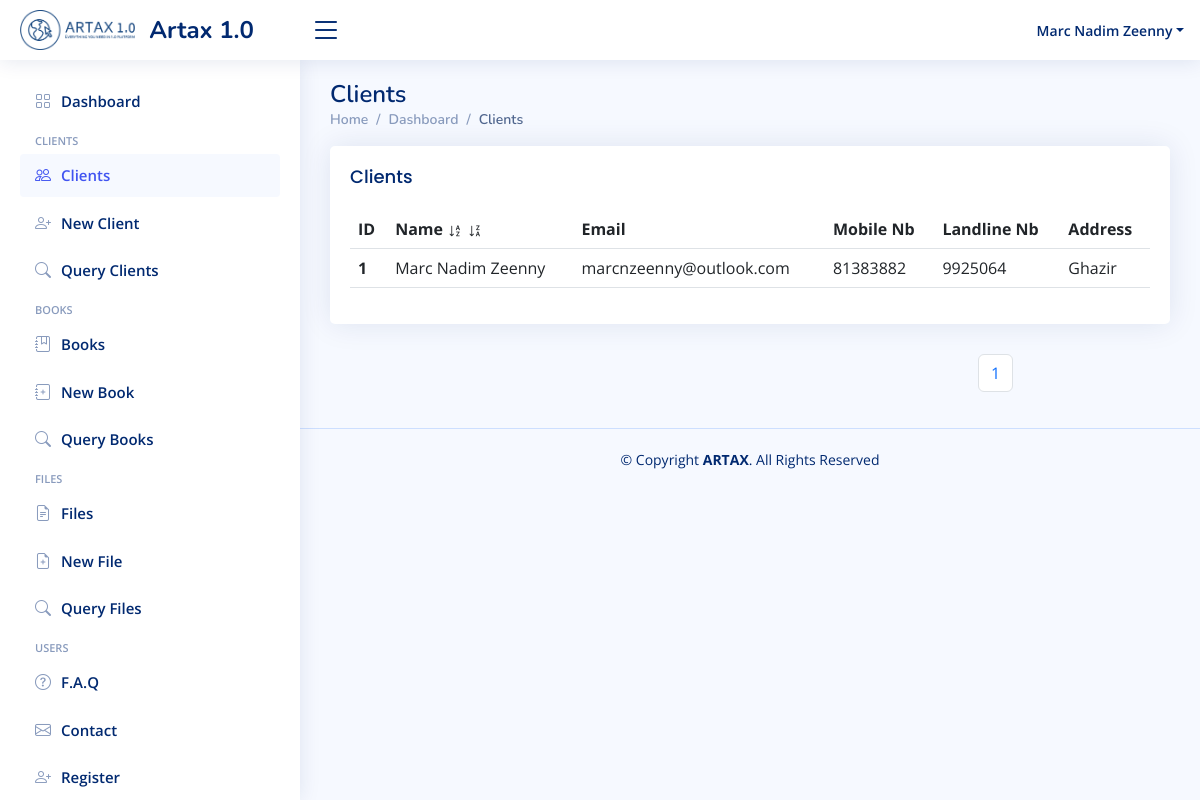
/clients/ (signed in), run on the app's committed database.
### artax/models.py (models this page shows, shortened)
class User(AbstractUser):
    email = models.EmailField(blank=True, unique=True)
    about = models.TextField()
    job = models.CharField(max_length=200)
    address = models.TextField()
    phone = models.CharField(max_length=100)
    date_of_registration = models.DateField(default=datetime.today)
    def get_full_name(self):
        return f"{self.first_name} {self.last_name}".strip()

class Client(models.Model):
    name = models.CharField(max_length=350, unique=True)
    person_in_charge = models.CharField(max_length=200, null=True)
    mobile_number = PhoneNumberField(null=True, region="LB")
    landline_number = PhoneNumberField(null=True, region="LB")
    address = models.TextField(null=True)
    web_address = models.URLField(null=True)
    date_of_registration = models.DateField(default=datetime.today)
    email = models.EmailField(null=True)

### artax/views.py (the view)
# urls.py: path("clients/", views.all_clients, name="all_clients"),
@login_required(login_url="login")
def all_clients(request):
    page_number = request.GET.get('page')
    clients = Client.objects.all()
    if request.GET.get("asc") == 'False':
        clients = clients[::-1]
    paginator = Paginator(clients, PER_PAGE)
    page_obj = paginator.get_page(page_number)
    return render(request, "artax/all-clients.html", {"page_obj": page_obj})

### artax/templatetags/custom_tags.py (called while the page is built)
@register.simple_tag(takes_context=True)
def nav_link(context, link, text, icon):
    if context['request'].resolver_match.view_name.endswith(link):
        nav_class = 'nav-item'
        link_class = 'nav-link'
    else:
        nav_class = 'nav-item collapsed'
        link_class = 'nav-link collapsed'
    url = context['request'].build_absolute_uri(reverse(link))
    return mark_safe(f"""<li class="{nav_class}"><a class="{link_class}" href="{url}"><i class="bi bi-{icon}"></i><span>{text}</span></a></li>""")

### artax/templates/artax/all-clients.html (shortened to what this page needs)
{% extends 'artax/layout.html' %}
{% block content %}
<main id="main" class="main">
    <div class="pagetitle">
      <h1>Clients</h1>
      <nav>
        <ol class="breadcrumb">
          <li class="breadcrumb-item"><a href="index.html">Home</a></li>
          <li class="breadcrumb-item">Dashboard</li>
          <li class="breadcrumb-item active">Clients</li>
        </ol>
      </nav>
    </div>
    <section class="section">
      <div class="row">
        <div class="col-lg-12">
          <div class="card">
            <div class="card-body">
              <h5 class="card-title">Clients</h5>
              <div class="table-responsive-sm table-responsive-md">
                <table class="table table-hover">
                <thead>
                  <tr>
                    <th scope="col">ID</th>
                    <th scope="col">Name <a type="button" class="btn btn-sm" style="padding: 0px 0px;" href="?order_by=title&asc=True"><i class="bi bi-sort-alpha-down"></i></a>
                    <a type="button" class="btn btn-sm" style="padding: 0px 0px;" href="?order_by=title&asc=False"><i class="bi bi-sort-alpha-down-alt"></i></a></th>
                    <th scope="col">Email</th>
                    <th scope="col">Mobile Nb</th>
                    <th scope="col">Landline Nb</th>
                    <th scope="col">Address</th>
                  </tr>
                </thead>
                <tbody>
                {% for client in page_obj %}
                  <tr class="clickable" onclick="window.location=''" style="cursor: pointer;">
                    <th scope="row">{{ client.id }}</th>
                    <td>{{client.name}}</td>
                    <td>{{ client.email }}</td>
                    <td>{{client.mobile_number}}</td>
                    <td>{{client.landline_number}}</td>
                    <td>{{client.address}}</td>
                  </tr>
                {% endfor %}
                </tbody>
              </table>
              </div>
            </div>
          </div>
        </div>
        <div class="col-lg-9"></div>
        <div class="col-lg-3">
            <nav aria-label="Page navigation example float-right">
                <ul class="pagination">
                  {% for num in page_obj.paginator.page_range %}
                    {% if page_obj.number == num %}
                      <li class="page-item"><a class="page-link">{{ num }}</a></li>
                    {% else %}
                      <li class="page-item"><a class="page-link" href="?page={{ num }}">{{ num }}</a></li>
                    {% endif %}
                  {% endfor %}
                </ul>
              </nav>
          </div>
      </div>
    </section>
  </main>
{% endblock %}

### artax/templates/artax/layout.html (shortened to what this page needs)
{% load custom_tags %}
{% load static %}
<html lang="en">
<head>
    {% block head %}
    <link href="{% static 'artax/vendor/bootstrap/css/bootstrap.min.css' %}" rel="stylesheet">
    <link href="{% static 'artax/vendor/bootstrap-icons/bootstrap-icons.css' %}" rel="stylesheet">
    <link href="{% static 'artax/vendor/boxicons/css/boxicons.min.css' %}" rel="stylesheet">
    <link href="{% static 'artax/vendor/quill/quill.snow.css'%}" rel="stylesheet">
    <link href="{% static 'artax/vendor/quill/quill.bubble.css'%}" rel="stylesheet">
    <link href="{% static 'artax/vendor/remixicon/remixicon.css'%}" rel="stylesheet">
    <link href="{% static 'artax/vendor/simple-datatables/style.css'%}" rel="stylesheet">
    <link href="{% static 'artax/css/style.css'%}" rel="stylesheet">
    {% endblock %}
</head>
<body>
{% block header %}
<header id="header" class="header fixed-top d-flex align-items-center">
    <div class="d-flex align-items-center justify-content-between">
        <a href="{% url 'index' %}" class="logo d-flex align-items-center" >
            <img src="{% static 'artax/img/png/logo.png' %}" style="height: 40px;" alt="">&nbsp;&nbsp;
            <span class="d-none d-lg-block">Artax 1.0</span>
        </a>
        <i class="bi bi-list toggle-sidebar-btn "></i>
    </div>
    <nav class="header-nav ms-auto">
        <ul class="d-flex align-items-center">
            {% if user.is_authenticated %}
            <li class="nav-item dropdown pe-3">
                <a class="nav-link nav-profile d-flex align-items-center pe-0" href="#" data-bs-toggle="dropdown">
                    <span class="d-none d-md-block dropdown-toggle ps-2">{{ user.get_full_name }}</span>
                </a>
            </li>
            {% else %}
            <li class="nav-item pe-4">
                <a class="nav-link nav-profile d-flex align-items-center pe-0" href="{% url 'login' %}">
                    <span class="d-none d-md-block ps-2">Login to access Artax&trade; features&nbsp;<i class="bi bi-box-arrow-in-right"></i></span>
                </a>
            </li>
            {% endif %}
        </ul>
    </nav>
</header>
{% endblock %}
{% block sidebar %}
<aside id="sidebar" class="sidebar">
    <ul class="sidebar-nav collapsed" id="sidebar-nav">
        {% nav_link 'index' 'Dashboard ' 'grid' %}
        <li class="nav-heading">Clients</li>
        {% nav_link 'all_clients' 'Clients' 'people' %}
        {% nav_link 'new_client' 'New Client' 'person-plus' %}
        {% nav_link 'index' 'Query Clients' 'search' %}
        <li class="nav-heading">Books</li>
        {% nav_link 'all_books' 'Books' 'journal-bookmark' %}
        {% nav_link 'new_book' 'New Book' 'journal-plus' %}
        {% nav_link 'book_queries' 'Query Books ' 'search' %}
        <li class="nav-heading">Files</li>
        {% nav_link 'all_files' 'Files ' 'file-earmark-text' %}
        {% nav_link 'new_file' 'New File' 'file-earmark-plus' %}
        {% nav_link 'file_queries' 'Query Files ' 'search' %}
        <li class="nav-heading">Users</li>
        {% nav_link 'faq' 'F.A.Q' 'question-circle'%}
        {% nav_link 'contact' 'Contact' 'envelope' %}
        {% if user.is_staff %}
            {% nav_link 'register' 'Register' 'person-plus' %}
        {% endif %}
    </ul>
</aside>
{% endblock%}
{% block content %}{% endblock %}
{% block footer %}
<footer id="footer" class="footer">
    <div class="copyright">
        &copy; Copyright <strong><span>ARTAX</span></strong>. All Rights Reserved
    </div>
</footer>
</body>
</html>
{% endblock %}

### artax/static/artax/css/style.css (style rules this page uses)
:root { scroll-behavior: smooth; }
body { font-family: "Open Sans", sans-serif; background: #f6f9ff; color: #444444; }
a { color: #4154f1; text-decoration: none; }
h1, h2, h3, h4, h5, h6 { font-family: "Nunito", sans-serif; }
#main { margin-top: 60px; padding: 20px 30px; transition: all 0.3s; }
.pagetitle { margin-bottom: 10px; }
.pagetitle h1 { font-size: 24px; margin-bottom: 0; font-weight: 600; color: #012970; }
.card { margin-bottom: 30px; border: none; border-radius: 5px; box-shadow: 0px 0 30px rgba(1, 41, 112, 0.1); }
.card-title { padding: 20px 0 15px 0; font-size: 18px; font-weight: 500; color: #012970; font-family: "Poppins", sans-serif; }
.card-body { padding: 0 20px 20px 20px; }
.breadcrumb { font-size: 14px; font-family: "Nunito", sans-serif; color: #899bbd; font-weight: 600; }
.breadcrumb a { color: #899bbd; transition: 0.3s; }
.breadcrumb .breadcrumb-item::before { color: #899bbd; }
.breadcrumb .active { color: #51678f; font-weight: 600; }
.logo { line-height: 1; }
@media (min-width: 1200px) { .logo { width: 280px; } }
.logo img { max-height: 40px; margin-right: 6px; }
.logo span { font-size: 24px; font-weight: 700; color: #012970; font-family: "Nunito", sans-serif; }
.header { transition: all 0.5s; z-index: 997; height: 60px; box-shadow: 0px 2px 20px rgba(1, 41, 112, 0.1); background-color: #fff; padding-left: 20px; }
.header .toggle-sidebar-btn { font-size: 32px; padding-left: 10px; cursor: pointer; color: #012970; }
.header-nav ul { list-style: none; }
.header-nav>ul { margin: 0; padding: 0; }
.header-nav .nav-profile { color: #012970; }
.header-nav .nav-profile span { font-size: 14px; font-weight: 600; }
.sidebar { position: fixed; top: 60px; left: 0; bottom: 0; width: 300px; z-index: 996; transition: all 0.3s; padding: 20px; overflow-y: auto; scrollbar-width: thin; scrollbar-color: #aab7cf transparent; box-shadow: 0px 0px 20px rgba(1, 41, 112, 0.1); background-color: #fff; }
@media (min-width: 1200px) { #main, #footer { margin-left: 300px; } }
.sidebar-nav { padding: 0; margin: 0; list-style: none; }
.sidebar-nav li { padding: 0; margin: 0; list-style: none; }
.sidebar-nav .nav-item { margin-bottom: 5px; }
.sidebar-nav .nav-heading { font-size: 11px; text-transform: uppercase; color: #899bbd; font-weight: 600; margin: 10px 0 5px 15px; }
.sidebar-nav .nav-link { display: flex; align-items: center; font-size: 15px; font-weight: 600; color: #4154f1; transition: 0.3; background: #f6f9ff; padding: 10px 15px; border-radius: 4px; }
.sidebar-nav .nav-link i { font-size: 16px; margin-right: 10px; color: #4154f1; }
.sidebar-nav .nav-link.collapsed { color: #012970; background: #fff; }
.sidebar-nav .nav-link.collapsed i { color: #899bbd; }
.footer { padding: 20px 0; font-size: 14px; transition: all 0.3s; border-top: 1px solid #cddfff; }
.footer .copyright { text-align: center; color: #012970; }

### data on the page
User: get_full_name "Marc Nadim Zeenny"
Client: id "1", name "Marc Nadim Zeenny", email "marcnzeenny@outlook.com", mobile_number "81383882", landline_number "9925064", address "Ghazir"

### other printed values
{{ num }} "1"
